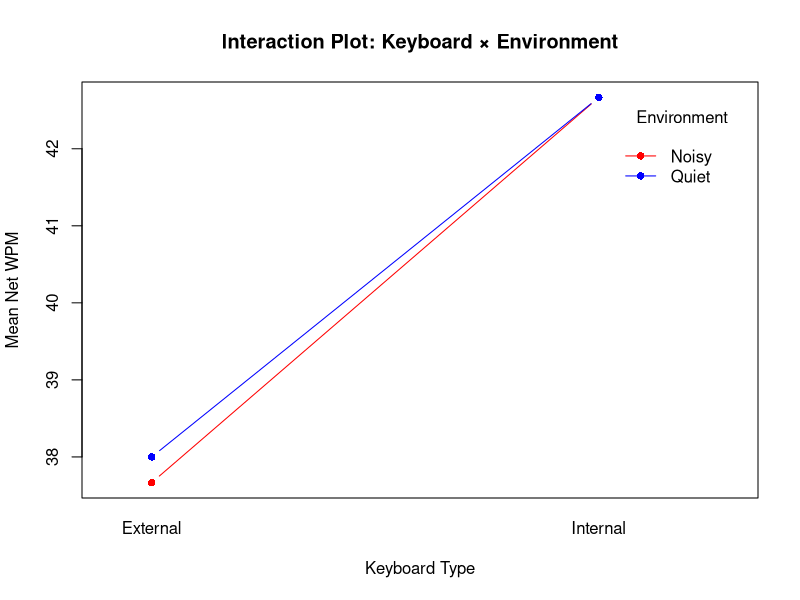
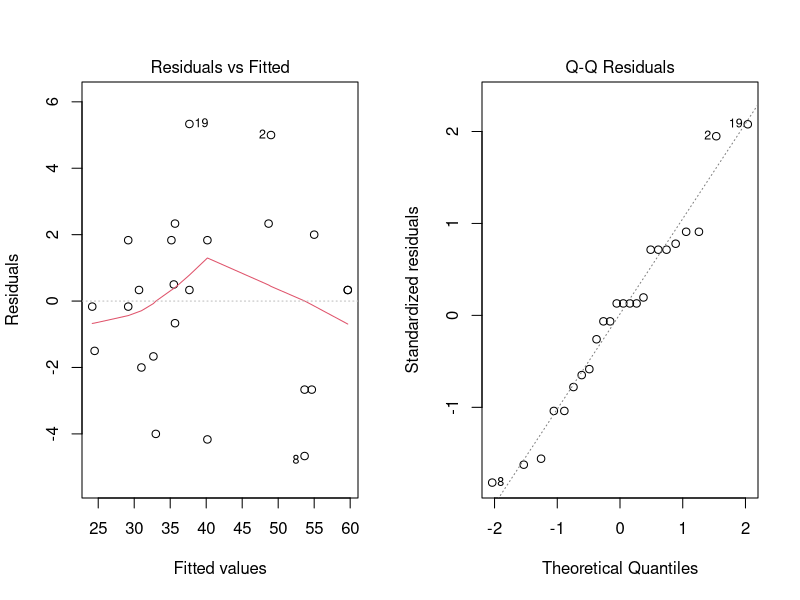

Write R code to recreate these figures, in order.
## ---- chunk 1
knitr::opts_chunk$set(echo = TRUE)
## ---- chunk 2
typing <- read.csv(
  "Typing_speed.csv",
  check.names = FALSE
)

names(typing)[5] <- "Net_WPM"

typing$Participant <- factor(trimws(typing$Participant))
typing$Keyboard <- factor(
  trimws(typing$Keyboard),
  levels = c("External", "Internal")
)
typing$Environment <- factor(
  trimws(typing$Environment),
  levels = c("Quiet", "Noisy")
)

typing <- typing[
  c("Participant", "Trial", "Keyboard", "Environment", "Net_WPM")
]

typing
## ---- chunk 3

nrow(typing)
nlevels(typing$Participant)

colSums(is.na(typing))

with(typing, table(Participant, Keyboard, Environment))
## ---- chunk 4
aggregate(
  Net_WPM ~ Keyboard + Environment,
  data = typing,
  FUN = mean
)

aggregate(
  Net_WPM ~ Keyboard,
  data = typing,
  FUN = mean
)

aggregate(
  Net_WPM ~ Environment,
  data = typing,
  FUN = mean
)
## ---- chunk 5
model <- aov(
  Net_WPM ~ Participant + Keyboard * Environment,
  data = typing
)

summary(model)
## ---- chunk 6
with(typing, interaction.plot(
  x.factor = Keyboard,
  trace.factor = factor(
    Environment,
    levels = c("Noisy", "Quiet")
  ),
  response = Net_WPM,
  fun = mean,
  type = "b",
  pch = c(16, 16),
  col = c("red", "blue"),
  lty = c(1, 1),
  xlab = "Keyboard Type",
  ylab = "Mean Net WPM",
  trace.label = "Environment",
  main = "Interaction Plot: Keyboard × Environment"
))
## ---- chunk 7
par(mfrow = c(1, 2))

plot(model, which = 1)
plot(model, which = 2)

par(mfrow = c(1, 1))

shapiro.test(residuals(model))
